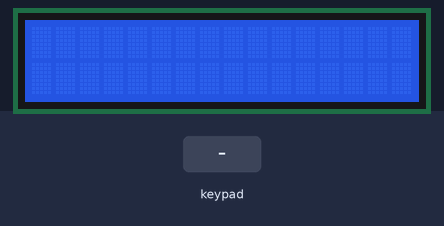
The program below on a simulated ATmega32, built with avr-gcc and emulated at 16 MHz. On the bench: 16×2 character LCD. Wiring (inferred from the signals the program sends): 4×4 keypad with keys 7 8 9 / 4 5 6 * 1 2 3 - C 0 = +: rows PD0, PD1, PD2, PD3; columns PD4, PD5, PD6, PD7. Wiring (inferred from the names in the program): character LCD (HD44780): RS PB1; R/W PB2; E PB3; data PA4, PA5, PA6, PA7. The test bench sets the inputs (shaded band).

Above: at 1.2 s.
1.3 s: keypad keys 7 + 5 = pressed 0.4 s apart
At 3.6 s:
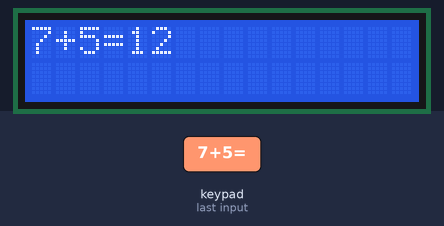
4.4 s: key '/' pressed
6.0 s: keypad keys 6 * 7 = pressed 0.4 s apart
At 8.3 s:
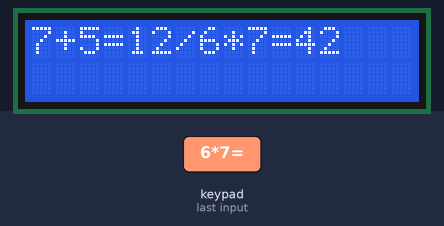
9.1 s: key '*' pressed
At 10.4 s:
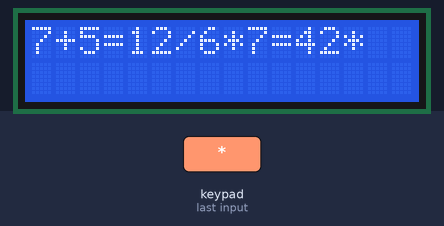
10.7 s: key '=' pressed
At 12.0 s:
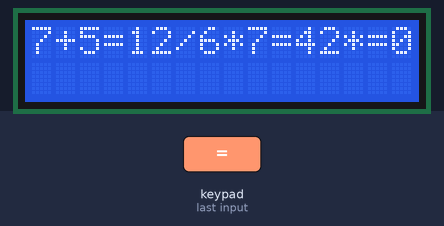
12.3 s: key 'C' pressed
At 13.1 s:
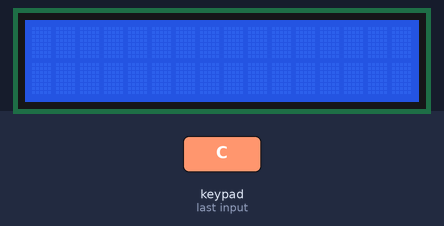
Timing chart, 0 to 14.9 s (numbered marks = the images above; inputs shaded):
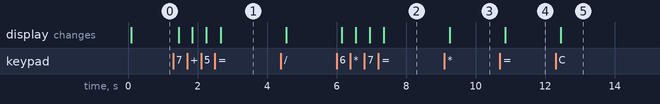

Measured:
- after the input at 1.3 s, the display: first changes after 0.15 s (image 1 shows a later state)
- after the input at 6.0 s, the display: first changes after 0.15 s (image 2 shows a later state)
- after the input at 9.1 s, the display: changes after 0.15 s (image 3)
- after the input at 10.7 s, the display: changes after 0.16 s (image 4)
- after the input at 12.3 s, the display: changes after 0.15 s (image 5)

The program:

main.c
```c
/*
 * main.c
 *
 *  Created on: 15 Dec 2023
 *      Author: Ziad Yakoot
 */


#include "STD_types.h"
#include "bitMath.h"
#include "DIO_interface.h"
#include "PORT_interface.h"
#include "KYP_interface.h"
#include "LCD_interface.h"


int main(void)
{
	uint32 num1=0;
	uint32 num2=0;
	uint32 operation=0;
	uint32 result=0;
	uint32 value=0;
	PORT_init();
	LCD_voidinit();
	while(1)
	{
		do
		{
			value=getPressed();
		}while(value == 0xff);
        if (value =='C')
        {
        	 LCD_sendCommand(0x01);
        	     num1=0;
        		 num2=0;
        		 operation=0;

        }
        else
        {
        	LCD_sendData(value);
        	if(value!='+'&&value !='-'&&value !='*'&&value !='/'&&value!='=')
        	{
        		num1=(value -48)+num1*10;
        	}
        	if(value=='+'||value =='-'||value =='*'||value =='/')
        	{
        		num2=num1;
        		num1=0;
        		operation =value;

        	}
        	if(value =='=')
        	{
        		if(operation=='+')
        		{
        			result=num1+num2;
        		}
        		else if(operation=='-')
				{
					result=num2-num1;
				}
        		else if(operation=='*')
				{
					result=num1*num2;
				}
        		else if(operation=='/')
				{
					result=num2/num1;
				}
        		else
        		{
        			result= 'E';
        		}
        		if(result<10)
        		{
        			LCD_sendData(result+48);
        		}
        		else if(result<100)
        		{
        			LCD_sendData(result/10+48);
        			LCD_sendData(result%10+48);
        		}
        		else if(result<1000)
        		{
        			LCD_sendData(result/100+48);
        			LCD_sendData((result%100)/10+48);
        			LCD_sendData(result%10+48);
        		}
        		else
        		{
        			LCD_voidString("ERROR");
        		}


        	}
        }


	}

}
```

KYP_interface.h
```c
/*
 * KYP_interface.h
 *
 *  Created on: 15 Dec 2023
 *      Author: Ziad Yakoot
 */

#ifndef KYP_INTERFACE_H_
#define KYP_INTERFACE_H_

uint8 getPressed(void);

#endif /* KYP_INTERFACE_H_ */
```

KYP_program.c
```c
/*
 * KYP_program.c
 *
 *  Created on: 15 Dec 2023
 *      Author: Ziad Yakoot
 */
#include "STD_types.h"
#include "bitMath.h"
#include "DIO_interface.h"
#include "PORT_interface.h"
#include "KYP_interface.h"
#include "KYP_cfg.h"

uint8 getPressed(void)
{
	uint8 COL_ARR[COL_NUM]=COL_PINS;
	uint8 ROW_ARR[ROW_NUM]=ROW_PINS;
	uint8 KEYPAD_KEYS[ROW_NUM][COL_NUM]=KEYS_array;
	uint8 pressedKey = 0xff;
	uint8 button = 0xff;


	for(uint8 COL_index = 0;COL_index < COL_NUM ; COL_index++)
	{
		DIO_setPinValue(KYP_PORT,COL_ARR[COL_index],LOW);
		for(uint8 ROW_index = 0 ; ROW_index < ROW_NUM ; ROW_index++)
		{
			DIO_uint8_getPinValue(KYP_PORT,ROW_ARR[ROW_index],&pressedKey);
			if(pressedKey == LOW)
			{
				while(pressedKey == LOW)
				{
					DIO_uint8_getPinValue(KYP_PORT,ROW_ARR[ROW_index],&pressedKey);
				}
				button=KEYPAD_KEYS[ROW_index][COL_index];
				return button;

			}
		}
		DIO_setPinValue(KYP_PORT,COL_ARR[COL_index],HIGH);

	}
	return button;
}
```

KYP_cfg.h
```c
/*
 * KYP_cfg.h
 *
 *  Created on: 15 Dec 2023
 *      Author: Ziad Yakoot
 */

#ifndef KYP_CFG_H_
#define KYP_CFG_H_

#define KYP_PORT           DIO_PORTD

#define ROW_NUM               4
#define COL_NUM               4

#define ROW_PINS            {PIN0,PIN1,PIN2,PIN3}
#define COL_PINS            {PIN4,PIN5,PIN6,PIN7}


#define KEYS_array         {{'7','8','9','/'},{'4','5','6','*'},{'1','2','3','-'},{'C','0','=','+'}}


uint8 keyPad[ROW_NUM][ROW_NUM]=KEYS_array;

#endif /* KYP_CFG_H_ */
```

LCD_cfg.h
```c
/*
 * LCD_cgf.h
 *
 *  Created on: 12 Dec 2023
 *      Author: Ziad Yakoot
 */

#ifndef LCD_CFG_H_
#define LCD_CFG_H_

#define LCD_Mode                            4                       /*SET LCD Mode ( 4 bits , 8 bits)*/


#define LCD_CONTROL_PORT                 DIO_PORTB
/*RS RW EN*/

#define LCD_DATA_PORT                    DIO_PORTA

/*LCD Commands*/
#define SET_HOME        	             0x02
#define Four_bits            	       	 0x28
#define DISPLAY_ON_CURSOR_OFF   	     0x0c
#define DISPLAY_CLEAR               	 0x01
#define ENTRY_MODE                  	 0x06


/*Control Pins*/
#define LCD_RS                     	 	 PIN1
#define LCD_RW                      	 PIN2
#define LCD_EN                      	 PIN3

#endif /* LCD_CFG_H_ */
```

LCD_interface.h
```c
/*
 * LCD_interface.h
 *
 *  Created on: 12 Dec 2023
 *      Author: Ziad Yakoot
 */

#ifndef LCD_INTERFACE_H_
#define LCD_INTERFACE_H_

void LCD_voidinit                   (void                );
void LCD_sendData                   (uint8 copy_Data     );
void LCD_sendCommand                (uint8 copy_Command  );
void LCD_SendFallingEdge            (void                );
void LCD_ClearScreen                (void                );
void LCD_voidString                 (uint8 * copy_String );
void LCD_voidSpace                  (void                );


#endif /* LCD_INTERFACE_H_ */
```

LCD_program.c
```c
/*
 * LCD_program.c
 *
 *  Created on: 12 Dec 2023
 *      Author: Ziad Yakoot
 */

#ifndef LCD_PROGRAM_C_
#define LCD_PROGRAM_C_
#include<util/delay.h>
#include "STD_types.h"
#include "bitMath.h"
#include "DIO_interface.h"
#include "LCD_cfg.h"
#include "LCD_interface.h"


void LCD_voidinit                  (void)
{
#if  LCD_Mode == 4

	_delay_ms(50);
	DIO_setPinDirection(LCD_DATA_PORT ,PIN4 ,OUTPUT);
	DIO_setPinDirection(LCD_DATA_PORT ,PIN5 ,OUTPUT);
	DIO_setPinDirection(LCD_DATA_PORT ,PIN6 ,OUTPUT);
	DIO_setPinDirection(LCD_DATA_PORT ,PIN7 ,OUTPUT);

	DIO_setPinDirection(LCD_CONTROL_PORT ,LCD_RS ,OUTPUT);
	DIO_setPinDirection(LCD_CONTROL_PORT ,LCD_RW ,OUTPUT);
	DIO_setPinDirection(LCD_CONTROL_PORT ,LCD_EN ,OUTPUT);

	LCD_sendCommand(SET_HOME);                     //Set Home
	_delay_ms(30);
	LCD_sendCommand(Four_bits);                    //Function set
	_delay_ms(1);
	LCD_sendCommand(DISPLAY_ON_CURSOR_OFF);        //display ON
	_delay_ms(1);
	LCD_sendCommand(DISPLAY_CLEAR);                //Display clear
	_delay_ms(10);
	LCD_sendCommand(ENTRY_MODE);                   //Entry Mode
	_delay_ms(1);

#endif
}


void LCD_sendData                  (uint8 copy_Data)
{
#if LCD_Mode == 4
	DIO_setPinValue(LCD_CONTROL_PORT ,LCD_RS,HIGH);
	DIO_setPinValue(LCD_CONTROL_PORT ,LCD_RW ,LOW);
	DIO_setHighFourPins(LCD_DATA_PORT,(copy_Data>>4));
	LCD_SendFallingEdge();
	DIO_setHighFourPins(LCD_DATA_PORT,copy_Data);
	LCD_SendFallingEdge();
#endif
}


void LCD_sendCommand                 (uint8 copy_Data)
{
#if LCD_Mode == 4
	DIO_setPinValue(LCD_CONTROL_PORT ,LCD_RS,LOW);
	DIO_setPinValue(LCD_CONTROL_PORT ,LCD_RW ,LOW);
	DIO_setHighFourPins(LCD_DATA_PORT,(copy_Data>>4));
	LCD_SendFallingEdge();
	DIO_setHighFourPins(LCD_DATA_PORT,copy_Data);
	LCD_SendFallingEdge();
#endif
}

void LCD_SendFallingEdge (void)
{
	DIO_setPinValue(LCD_CONTROL_PORT ,LCD_EN ,HIGH);
	_delay_ms(1);
	DIO_setPinValue(LCD_CONTROL_PORT ,LCD_EN ,LOW);
	_delay_ms(1);
}

void LCD_ClearScreen(void)
{
	LCD_sendCommand(DISPLAY_CLEAR);
}

void LCD_voidString                (uint8 * copy_String)
{
	uint8 stringIndex = 0;
	while(copy_String[stringIndex]!= '\0')
	{
		LCD_sendData(copy_String[stringIndex]);
		stringIndex ++;
	}
}

void LCD_voidSpace                  (void                )
{
	LCD_sendData(' ');
}
#endif /* LCD_PROGRAM_C_ */
```

DIO_Reg.h
```c
/*
 * DIO_Reg.h
 *
 *  Created on: 8 Dec 2023
 *      Author: Ziad Yakoot
 */

#ifndef DIO_REG_H_
#define DIO_REG_H_


#define DDRA      (*(volatile uint8*)0x3a)
#define DDRB      (*(volatile uint8*)0x37)
#define DDRC      (*(volatile uint8*)0x34)
#define DDRD      (*(volatile uint8*)0x31)

#define PORTA     (*(volatile uint8*)0x3b)
#define PORTB     (*(volatile uint8*)0x38)
#define PORTC     (*(volatile uint8*)0x35)
#define PORTD     (*(volatile uint8*)0x32)


#define PINA      (*(volatile uint8*)0x39)
#define PINB      (*(volatile uint8*)0x36)
#define PINC      (*(volatile uint8*)0x33)
#define PIND      (*(volatile uint8*)0x30)


#endif /* DIO_REG_H_ */
```

DIO_interface.h
```c
/*
 * DIO_interface.h
 *
 *  Created on: 8 Dec 2023
 *      Author: Ziad Yakoot
 */

#ifndef DIO_INTERFACE_H_
#define DIO_INTERFACE_H_

#define DIO_PORTA 0
#define DIO_PORTB 1
#define DIO_PORTC 2
#define DIO_PORTD 3

#define PIN0 0
#define PIN1 1
#define PIN2 2
#define PIN3 3
#define PIN4 4
#define PIN5 5
#define PIN6 6
#define PIN7 7


#define OUTPUT 1
#define INPUT 0

#define HIGH 1
#define LOW 0


/*Functions*/
uint8 DIO_setPinDirection(uint8 copy_Port ,uint8 copy_pin ,uint8 copy_direction );
uint8 DIO_setPinValue(uint8 copy_port,uint8 copy_pin,uint8 copy_val);
uint8 DIO_setPortDirection(uint8 copy_port,uint8 copy_direction);
uint8 DIO_uint8_setPortValue(uint8 copy_port,uint8 copy_val);
uint8 DIO_uint8_getPinValue(uint8 copy_port,uint8 copy_pin,uint8 *copy_pinValue);
void DIO_setInterrnalalPullup(uint8 copy_Port ,uint8 copy_pin);
uint8 DIO_TogPinValue(uint8 copy_port,uint8 copy_pin,uint8 copy_val);
uint8 DIO_setHighFourPins(uint8 copy_Port ,uint8 copy_val);


#endif /* DIO

INTERFACE_H_ */
```

DIO_program.c
```c
/*
 * DIO_program.c
 *
 *  Created on: 8 Dec 2023
 *      Author: Ziad Yakoot
 */

#include "STD_types.h"
#include "bitMath.h"
#include "DIO_Reg.h"
#include "DIO_interface.h"

/*Set pin direction INPUT or OUTPUT*/
uint8 DIO_setPinDirection(uint8 copy_port ,uint8 copy_pin ,uint8 copy_direction )
{
	uint8 local_errorStatus=0;
	if(copy_pin <= PIN7)
	{
		if(copy_direction == OUTPUT)
		{
			switch(copy_port)
	       {
				case DIO_PORTA: SET_BIT(DDRA ,copy_pin); break;
				case DIO_PORTB: SET_BIT(DDRB ,copy_pin);break;
				case DIO_PORTC: SET_BIT(DDRC ,copy_pin);break;
                case DIO_PORTD: SET_BIT(DDRD ,copy_pin);break;
                default:local_errorStatus=1;break;
	       }
		}
		else if(copy_direction ==INPUT)
		{
                switch(copy_port)
                {
					case DIO_PORTA: CLR_BIT(DDRA ,copy_pin);break;
					case DIO_PORTB: CLR_BIT(DDRB ,copy_pin);break;
					case DIO_PORTC: CLR_BIT(DDRC ,copy_pin);break;
					case DIO_PORTD: CLR_BIT(DDRD ,copy_pin);break;
					default:local_errorStatus=1;break;
                }
		}
	}
	else
	{
		local_errorStatus=1;
	}

	return local_errorStatus;
}

/*Set pin Value LOW or HIGH*/
uint8 DIO_setPinValue(uint8 copy_port,uint8 copy_pin,uint8 copy_val)
{
	uint8 local_errorStatus=0;
		if(copy_pin <= PIN7)
		{
			if(copy_val == HIGH)
			{
				switch(copy_port)
				       {
							case DIO_PORTA: SET_BIT(PORTA ,copy_pin);break;
							case DIO_PORTB: SET_BIT(PORTB ,copy_pin);break;
							case DIO_PORTC: SET_BIT(PORTC ,copy_pin);break;
			                case DIO_PORTD: SET_BIT(PORTD ,copy_pin);break;
			                default:local_errorStatus=1;break;
				       }
			}
			else if(copy_val == LOW)
			{
			    switch(copy_port)
			                {
								case DIO_PORTA: CLR_BIT(PORTA ,copy_pin);break;
								case DIO_PORTB: CLR_BIT(PORTB ,copy_pin);break;
								case DIO_PORTC: CLR_BIT(PORTC ,copy_pin);break;
								case DIO_PORTD: CLR_BIT(PORTD ,copy_pin);break;
								default:local_errorStatus=1;break;
			                }
			}
			else
			{
				local_errorStatus=1;
			}
		}
		return local_errorStatus;

}
/*This Function Set PORT value to be INPUT or OUTPUT*/
uint8 DIO_setPortDirection(uint8 copy_port,uint8 copy_direction)
{
	uint8 local_errorStatus=0;
	if(copy_direction== OUTPUT)
	{
		switch(copy_port)
		{
		case DIO_PORTA:DDRA =0xff;break;
		case DIO_PORTB:DDRB =0xff;break;
		case DIO_PORTC:DDRC =0xff;break;
		case DIO_PORTD:DDRD =0xff;break;
		default:local_errorStatus=1;break;
		}
	}
	else if(copy_direction ==INPUT)
	{
		switch(copy_port)
			{
			case DIO_PORTA:DDRA =0x00;break;
			case DIO_PORTB:DDRB =0x00;break;
			case DIO_PORTC:DDRC =0x00;break;
			case DIO_PORTD:DDRD =0x00;break;
			default:local_errorStatus=1;break;
			}
	}
	else
	{
		local_errorStatus=1;
	}
	return local_errorStatus;
}
/*This Function Set PORT value to HIGH or LOW*/
uint8 DIO_uint8_setPortValue(uint8 copy_port,uint8 copy_val)
{
	uint8 local_errorStatus=0;
		if(copy_val== HIGH)
		{
			switch(copy_port)
			{
			case DIO_PORTA:PORTA =0xff;break;
			case DIO_PORTB:PORTB =0xff;break;
			case DIO_PORTC:PORTC =0xff;break;
			case DIO_PORTD:PORTD =0xff;break;
			default:local_errorStatus=1;break;
			}
		}
		else if(copy_val == LOW)
		{
			switch(copy_port)
				{
				case DIO_PORTA:PORTA =0x00;break;
				case DIO_PORTB:PORTB =0x00;break;
				case DIO_PORTC:PORTC =0x00;break;
				case DIO_PORTD:PORTD =0x00;break;
				default:local_errorStatus=1;break;
				}
		}
		else
		{
			local_errorStatus=1;
		}
		return local_errorStatus;
}

/*This function is to read from the PIN register is it HIGH or LOW USED WITH INPUTS*/
uint8 DIO_uint8_getPinValue(uint8 copy_port,uint8 copy_pin,uint8 *copy_pinValue)
{
	uint8 local_errorStatus=0;
	if(copy_pin <= PIN7)
	{
		switch(copy_port)
				 {
							case DIO_PORTA:*copy_pinValue=GET_BIT(PINA ,copy_pin);break;
							case DIO_PORTB:*copy_pinValue=GET_BIT(PINB ,copy_pin);break;
							case DIO_PORTC:*copy_pinValue=GET_BIT(PINC ,copy_pin);break;
							case DIO_PORTD:*copy_pinValue=GET_BIT(PIND ,copy_pin);break;
							default:local_errorStatus =1;break;
				 }
	}
	else
	{
		local_errorStatus =1;
	}


  return local_errorStatus;
}

uint8 DIO_TogPinValue(uint8 copy_port,uint8 copy_pin,uint8 copy_val)
{
	uint8 local_errorStatus=0;
	if(copy_pin <= PIN7)
	{
		switch(copy_port)
				 {
							case DIO_PORTA:TOG_BIT(PINA ,copy_pin);break;
							case DIO_PORTB:TOG_BIT(PINB ,copy_pin);break;
							case DIO_PORTC:TOG_BIT(PINC ,copy_pin);break;
							case DIO_PORTD:TOG_BIT(PIND ,copy_pin);break;
							default:local_errorStatus =1;break;
				 }
	}
	else
	{
		local_errorStatus =1;
	}
	return local_errorStatus;
}


void DIO_setInterrnalalPullup(uint8 copy_Port ,uint8 copy_pin)
{
  /*set pin as input*/
	DIO_setPinDirection(copy_Port ,copy_pin ,INPUT);
  /*output high*/
	DIO_setPinValue(copy_Port, copy_pin,HIGH);
}


uint8 DIO_setHighFourPins(uint8 copy_Port ,uint8 copy_val)
{
	uint8 local_errorStatus=0;
			if(copy_Port <= DIO_PORTD)
			{
		     copy_val=(copy_val<<4);
		     switch(copy_Port)
		     				 {
		     							case DIO_PORTA:PORTA&=0x0f; PORTA|=copy_val;break;
		     							case DIO_PORTB:PORTB&=0x0f; PORTB|=copy_val;break;
		     							case DIO_PORTC:PORTC&=0x0f; PORTC|=copy_val;break;
		     							case DIO_PORTD:PORTD&=0x0f; PORTD|=copy_val;break;
		     							default:local_errorStatus =1;break;
		     				 }

			}
			else
			{
				local_errorStatus =1;
			}

	return local_errorStatus;
}
```

PORT_cfg.h
```c
/*
 * DIO.h
 *
 *  Created on: 15 Dec 2023
 *      Author: Ziad Yakoot
 */

#ifndef DIOPORT_REG_H_
#define DIOPORT_REG_H_


#define OUTPUT                  0
#define INPUT                   1


#define PORTA_PIN0_DIR          OUTPUT
#define PORTA_PIN1_DIR          OUTPUT
#define PORTA_PIN2_DIR          OUTPUT
#define PORTA_PIN3_DIR          OUTPUT
#define PORTA_PIN4_DIR          OUTPUT
#define PORTA_PIN5_DIR          OUTPUT
#define PORTA_PIN6_DIR          OUTPUT
#define PORTA_PIN7_DIR          OUTPUT


#define PORTB_PIN0_DIR          OUTPUT
#define PORTB_PIN1_DIR          OUTPUT
#define PORTB_PIN2_DIR          OUTPUT
#define PORTB_PIN3_DIR          OUTPUT
#define PORTB_PIN4_DIR          OUTPUT
#define PORTB_PIN5_DIR          OUTPUT
#define PORTB_PIN6_DIR          OUTPUT
#define PORTB_PIN7_DIR          OUTPUT


#define PORTC_PIN0_DIR          OUTPUT
#define PORTC_PIN1_DIR          OUTPUT
#define PORTC_PIN2_DIR          OUTPUT
#define PORTC_PIN3_DIR          OUTPUT
#define PORTC_PIN4_DIR          OUTPUT
#define PORTC_PIN5_DIR          OUTPUT
#define PORTC_PIN6_DIR          OUTPUT
#define PORTC_PIN7_DIR          OUTPUT

#define PORTD_PIN0_DIR          0
#define PORTD_PIN1_DIR          0
#define PORTD_PIN2_DIR          0
#define PORTD_PIN3_DIR          0
#define PORTD_PIN4_DIR          1
#define PORTD_PIN5_DIR          1
#define PORTD_PIN6_DIR          1
#define PORTD_PIN7_DIR          1


/*
 * if input 0 push pull , if output low
 */


#define PORTA_PIN0_VAL          0
#define PORTA_PIN1_VAL          0
#define PORTA_PIN2_VAL          0
#define PORTA_PIN3_VAL          0
#define PORTA_PIN4_VAL          0
#define PORTA_PIN5_VAL          0
#define PORTA_PIN6_VAL          0
#define PORTA_PIN7_VAL          0

#define PORTB_PIN0_VAL          0
#define PORTB_PIN1_VAL          0
#define PORTB_PIN2_VAL          0
#define PORTB_PIN3_VAL          0
#define PORTB_PIN4_VAL          0
#define PORTB_PIN5_VAL          0
#define PORTB_PIN6_VAL          0
#define PORTB_PIN7_VAL          0

#define PORTC_PIN0_VAL          0
#define PORTC_PIN1_VAL          0
#define PORTC_PIN2_VAL          0
#define PORTC_PIN3_VAL          0
#define PORTC_PIN4_VAL          0
#define PORTC_PIN5_VAL          0
#define PORTC_PIN6_VAL          0
#define PORTC_PIN7_VAL          0

#define PORTD_PIN0_VAL          1
#define PORTD_PIN1_VAL          1
#define PORTD_PIN2_VAL          1
#define PORTD_PIN3_VAL          1
#define PORTD_PIN4_VAL          1
#define PORTD_PIN5_VAL          1
#define PORTD_PIN6_VAL          1
#define PORTD_PIN7_VAL          1


#endif /* DIOPORT_REG_H_ */
```

PORT_interface.h
```c
/*
 * DIO_interface.h
 *
 *  Created on: 8 Dec 2023
 *      Author: Ziad Yakoot
 */

#ifndef PORT_INTERFACE_H_
#define PORT_INTERFACE_H_


#define CONC(b7,b6,b5,b4,b3,b2,b1,b0)            CONC_HELPER(b7,b6,b5,b4,b3,b2,b1,b0)
#define CONC_HELPER(b7,b6,b5,b4,b3,b2,b1,b0)    0b##b7##b6##b5##b4##b4##b3##b2##b1##b0


#define PORTA_DIR  CONC(PORTA_PIN7_DIR,PORTA_PIN6_DIR,PORTA_PIN5_DIR,PORTA_PIN4_DIR,PORTA_PIN3_DIR,PORTA_PIN2_DIR,PORTA_PIN1_DIR,PORTA_PIN0_DIR)
#define PORTB_DIR  CONC(PORTB_PIN7_DIR,PORTB_PIN6_DIR,PORTB_PIN5_DIR,PORTB_PIN4_DIR,PORTB_PIN3_DIR,PORTB_PIN2_DIR,PORTB_PIN1_DIR,PORTB_PIN0_DIR)
#define PORTC_DIR  CONC(PORTC_PIN7_DIR,PORTC_PIN6_DIR,PORTC_PIN5_DIR,PORTC_PIN4_DIR,PORTC_PIN3_DIR,PORTC_PIN2_DIR,PORTC_PIN1_DIR,PORTC_PIN0_DIR)
#define PORTD_DIR  CONC(PORTD_PIN7_DIR,PORTD_PIN6_DIR,PORTD_PIN5_DIR,PORTD_PIN4_DIR,PORTD_PIN3_DIR,PORTD_PIN2_DIR,PORTD_PIN1_DIR,PORTD_PIN0_DIR)


#define PORTA_VAL  CONC(PORTA_PIN7_VAL,PORTA_PIN6_VAL,PORTA_PIN5_VAL,PORTA_PIN4_VAL,PORTA_PIN3_VAL,PORTA_PIN2_VAL,PORTA_PIN1_VAL,PORTA_PIN0_VAL)
#define PORTB_VAL  CONC(PORTB_PIN7_VAL,PORTB_PIN6_VAL,PORTB_PIN5_VAL,PORTB_PIN4_VAL,PORTB_PIN3_VAL,PORTB_PIN2_VAL,PORTB_PIN1_VAL,PORTB_PIN0_VAL)
#define PORTC_VAL  CONC(PORTC_PIN7_VAL,PORTC_PIN6_VAL,PORTC_PIN5_VAL,PORTC_PIN4_VAL,PORTC_PIN3_VAL,PORTC_PIN2_VAL,PORTC_PIN1_VAL,PORTC_PIN0_VAL)
#define PORTD_VAL  CONC(PORTD_PIN7_VAL,PORTD_PIN6_VAL,PORTD_PIN5_VAL,PORTD_PIN4_VAL,PORTD_PIN3_VAL,PORTD_PIN2_VAL,PORTD_PIN1_VAL,PORTD_PIN0_VAL)


void PORT_init(void);

#endif /* DIO

INTERFACE_H_ */
```

Source omitted: PORT_program.c (377 bytes), STD_types.h (429 bytes), bitMath.h (362 bytes)
